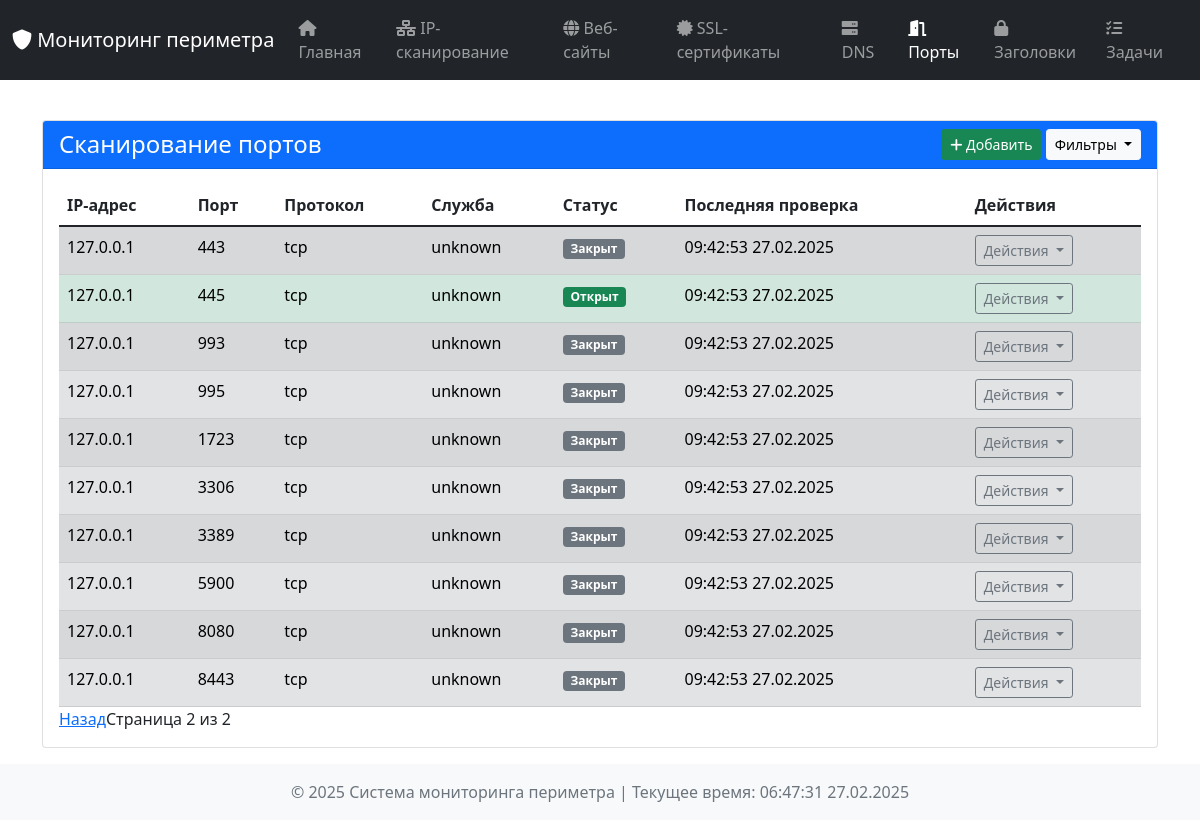
Page /ports?page=2&status= on the committed database.
### tables this page shows
CREATE TABLE port_states (
                id INTEGER PRIMARY KEY AUTOINCREMENT,
                ip_address TEXT,
                port INTEGER,
                protocol TEXT,
                service TEXT,
                is_open INTEGER,
                scan_time TEXT,
                UNIQUE(ip_address, port, protocol)
            );

### dashboard/app.py (the view, shortened to what this page needs)
@app.route('/ports', methods=['GET', 'POST'])
def port_scanning():
    form = PortScanForm()
    page = request.args.get('page', 1, type=int)
    per_page = 10
    status_filter = request.args.get('status')
    all_results = db_manager.get_all_records('port_scanning')
    if status_filter == 'open':
        filtered_results = [r for r in all_results if r['is_open']]
    elif status_filter == 'closed':
        filtered_results = [r for r in all_results if not r['is_open']]
    else:
        filtered_results = all_results
    total_results = len(filtered_results)
    results = filtered_results[(page - 1) * per_page: page * per_page]
    return render_template('ports.html', results=results, current_time=datetime.now(), form=form, page=page,
                           total_results=total_results, per_page=per_page)

### dashboard/templates/ports.html (shortened to what this page needs)
{% extends "base.html" %}
{% block content %}
<div class="container mt-4">
    <div class="card">
        <div class="card-header bg-primary text-white d-flex justify-content-between align-items-center">
            <h4 class="mb-0">Сканирование портов</h4>
            <div>
                <button class="btn btn-success btn-sm" data-bs-toggle="modal" data-bs-target="#addPortScanModal">
                    <i class="fas fa-plus"></i> Добавить
                </button>
                <button class="btn btn-light btn-sm dropdown-toggle" type="button" id="filterDropdown" data-bs-toggle="dropdown" aria-expanded="false">
                    Фильтры
                </button>
            </div>
        </div>
        <div class="card-body">
            {% if results %}
                <div class="table-responsive">
                    <table class="table table-hover table-striped">
                        <thead class="thead-dark">
                            <tr>
                                <th>IP-адрес</th>
                                <th>Порт</th>
                                <th>Протокол</th>
                                <th>Служба</th>
                                <th>Статус</th>
                                <th>Последняя проверка</th>
                                <th>Действия</th>
                            </tr>
                        </thead>
                        <tbody>
                            {% for result in results %}
                            <tr class="{% if result.is_open %}table-success{% else %}table-secondary{% endif %}">
                                <td>{{ result.ip_address }}</td>
                                <td>{{ result.port }}</td>
                                <td>{{ result.protocol or 'N/A' }}</td>
                                <td>{{ result.service or 'N/A' }}</td>
                                <td>
                                    {% if result.is_open %}
                                        <span class="badge bg-success">Открыт</span>
                                    {% else %}
                                        <span class="badge bg-secondary">Закрыт</span>
                                    {% endif %}
                                </td>
                                <td>{{ result.scan_time.strftime('%H:%M:%S %d.%m.%Y') if result.scan_time else 'N/A' }}</td>
                                <td style="position: relative;">
                                    <div class="dropdown">
                                        <button class="btn btn-outline-secondary btn-sm dropdown-toggle" type="button" data-bs-toggle="dropdown" aria-expanded="false">
                                            Действия
                                        </button>
                                    </div>
                                </td>
                            </tr>
                            {% endfor %}
                        </tbody>
                    </table>
                </div>
                <div class="pagination">
                    {% if page > 1 %}
                        <a href="{{ url_for('port_scanning', page=page-1, status=status_filter) }}">Назад</a>
                    {% endif %}
                    <span>Страница {{ page }} из {{ (total_results + per_page - 1) // per_page }}</span>
                </div>
            {% else %}
                <div class="alert alert-info text-center">
                    Портов не найдено
                </div>
            {% endif %}
        </div>
    </div>
</div>
{% endblock %}

### dashboard/static/css/style.css (style rules this page uses)
body { min-height: 100vh; display: flex; flex-direction: column; }
.card { margin-bottom: 1rem; overflow: visible !important; }
.card-body { overflow: visible !important; max-width: 100%; padding: 1rem; }
.table-responsive { overflow: visible !important; position: relative; max-width: 100%; }
.table { width: 100%; table-layout: auto; margin-bottom: 0; }
.dropdown { position: relative; }
.dropdown-toggle { white-space: nowrap; }
.card .card-body .table-responsive { overflow: visible !important; }
.container, .container-fluid { overflow: visible !important; }

### rows in the picture
port_states: ip_address "127.0.0.1", port "443", protocol "tcp", service "unknown", is_open "Закрыт", scan_time "09:42:53 27.02.2025"
port_states: ip_address "127.0.0.1", port "445", protocol "tcp", service "unknown", is_open "Открыт", scan_time "09:42:53 27.02.2025"
port_states: ip_address "127.0.0.1", port "993", protocol "tcp", service "unknown", is_open "Закрыт", scan_time "09:42:53 27.02.2025"
port_states: ip_address "127.0.0.1", port "995", protocol "tcp", service "unknown", is_open "Закрыт", scan_time "09:42:53 27.02.2025"
port_states: ip_address "127.0.0.1", port "1723", protocol "tcp", service "unknown", is_open "Закрыт", scan_time "09:42:53 27.02.2025"
port_states: ip_address "127.0.0.1", port "3306", protocol "tcp", service "unknown", is_open "Закрыт", scan_time "09:42:53 27.02.2025"
port_states: ip_address "127.0.0.1", port "3389", protocol "tcp", service "unknown", is_open "Закрыт", scan_time "09:42:53 27.02.2025"
port_states: ip_address "127.0.0.1", port "5900", protocol "tcp", service "unknown", is_open "Закрыт", scan_time "09:42:53 27.02.2025"
port_states: ip_address "127.0.0.1", port "8080", protocol "tcp", service "unknown", is_open "Закрыт", scan_time "09:42:53 27.02.2025"
port_states: ip_address "127.0.0.1", port "8443", protocol "tcp", service "unknown", is_open "Закрыт", scan_time "09:42:53 27.02.2025"

### other values in the picture
{{ page }} "2"
{{ (total_results + per_page - 1) // per_page }} "2"
